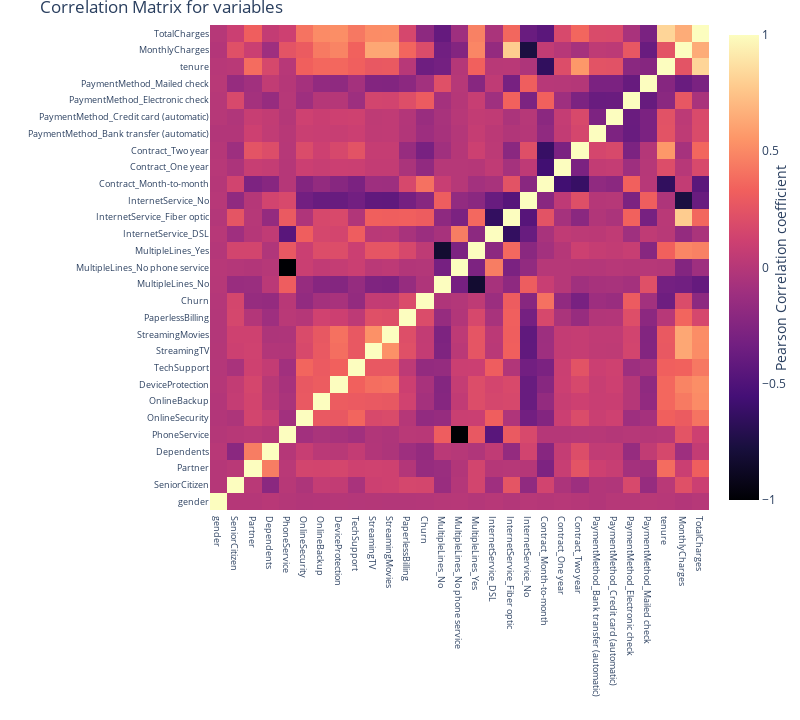

The notebook cell this image was saved under:
### Code cell
#correlation
correlation = df.corr()
#tick labels
matrix_cols = correlation.columns.tolist()
#convert to array
corr_array  = np.array(correlation)

#Plotting
trace = go.Heatmap(z = corr_array,
                   x = matrix_cols,
                   y = matrix_cols,
                   colorscale = "Magma",
                   colorbar   = dict(title = "Pearson Correlation coefficient",
                                     titleside = "right"
                                    ) ,
                  )

layout = go.Layout(dict(title = "Correlation Matrix for variables",
                        autosize = False,
                        height  = 720,
                        width   = 800,
                        margin  = dict(r = 0 ,l = 210,
                                       t = 25,b = 210,
                                      ),
                        yaxis   = dict(tickfont = dict(size = 9)),
                        xaxis   = dict(tickfont = dict(size = 9))
                       )
                  )

data = [trace]
fig = go.Figure(data=data,layout=layout)
iplot(fig)

### Figure 1 — Plotly figure (JSON) as saved in the notebook; plotly's stock layout.template omitted (floating-point values rounded to 4 significant figures; data arrays with more than 128 entries replaced by an {"elided": "..."} marker saying what was removed)
{"data": [{"colorbar": {"title": {"side": "right", "text": "Pearson Correlation coefficient"}}, "colorscale": [[0, "#000004"], [0.1111, "#180f3d"], [0.2222, "#440f76"], [0.3333, "#721f81"], [0.4444, "#9e2f7f"], [0.5556, "#cd4071"], [0.6667, "#f1605d"], [0.7778, "#fd9668"], [0.8889, "#feca8d"], [1, "#fcfdbf"]], "type": "heatmap", "x": ["gender", "SeniorCitizen", "Partner", "Dependents", "PhoneService", "OnlineSecurity", "OnlineBackup", "DeviceProtection", "TechSupport", "StreamingTV", "StreamingMovies", "PaperlessBilling", "Churn", "MultipleLines_No", "MultipleLines_No phone service", "MultipleLines_Yes", "InternetService_DSL", "InternetService_Fiber optic", "InternetService_No", "Contract_Month-to-month", "Contract_One year", "Contract_Two year", "PaymentMethod_Bank transfer (automatic)", "PaymentMethod_Credit card (automatic)", "PaymentMethod_Electronic check", "PaymentMethod_Mailed check", "tenure", "MonthlyCharges", "TotalCharges"], "y": ["gender", "SeniorCitizen", "Partner", "Dependents", "PhoneService", "OnlineSecurity", "OnlineBackup", "DeviceProtection", "TechSupport", "StreamingTV", "StreamingMovies", "PaperlessBilling", "Churn", "MultipleLines_No", "MultipleLines_No phone service", "MultipleLines_Yes", "InternetService_DSL", "InternetService_Fiber optic", "InternetService_No", "Contract_Month-to-month", "Contract_One year", "Contract_Two year", "PaymentMethod_Bank transfer (automatic)", "PaymentMethod_Credit card (automatic)", "PaymentMethod_Electronic check", "PaymentMethod_Mailed check", "tenure", "MonthlyCharges", "TotalCharges"], "z": {"elided": "29x29 float values"}}], "layout": {"autosize": false, "height": 720, "margin": {"b": 210, "l": 210, "r": 0, "t": 25}, "title": {"text": "Correlation Matrix for variables"}, "width": 800, "xaxis": {"tickfont": {"size": 9}}, "yaxis": {"tickfont": {"size": 9}}}}
